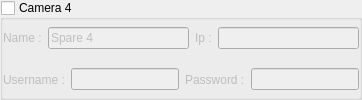
                       <widget class="QGroupBox" name="group_camera_4">
                        <property name="enabled">
                         <bool>true</bool>
                        </property>
                        <property name="title">
                         <string>Camera 4</string>
                        </property>
                        <property name="checkable">
                         <bool>true</bool>
                        </property>
                        <property name="checked">
                         <bool>false</bool>
                        </property>
                        <layout class="QVBoxLayout" name="verticalLayout_24">
                         <property name="leftMargin">
                          <number>0</number>
                         </property>
                         <property name="topMargin">
                          <number>0</number>
                         </property>
                         <property name="rightMargin">
                          <number>0</number>
                         </property>
                         <property name="bottomMargin">
                          <number>0</number>
                         </property>
                         <item>
                          <widget class="QFrame" name="frame_38">
                           <property name="frameShape">
                            <enum>QFrame::Shape::NoFrame</enum>
                           </property>
                           <layout class="QHBoxLayout" name="horizontalLayout_37">
                            <property name="leftMargin">
                             <number>0</number>
                            </property>
                            <property name="topMargin">
                             <number>0</number>
                            </property>
                            <property name="rightMargin">
                             <number>0</number>
                            </property>
                            <property name="bottomMargin">
                             <number>0</number>
                            </property>
                            <item>
                             <widget class="QLabel" name="label_64">
                              <property name="text">
                               <string>Name :</string>
                              </property>
                             </widget>
                            </item>
                            <item>
                             <widget class="QLineEdit" name="line_name_camera_4">
                              <property name="maximumSize">
                               <size>
                                <width>174</width>
                                <height>16777215</height>
                               </size>
                              </property>
                              <property name="text">
                               <string>Spare 4</string>
                              </property>
                             </widget>
                            </item>
                            <item>
                             <widget class="QLabel" name="label_36">
                              <property name="text">
                               <string>Ip :</string>
                              </property>
                             </widget>
                            </item>
                            <item>
                             <widget class="QLineEdit" name="line_ip_camera_4"/>
                            </item>
                           </layout>
                          </widget>
                         </item>
                         <item>
                          <widget class="QFrame" name="frame_39">
                           <property name="frameShape">
                            <enum>QFrame::Shape::NoFrame</enum>
                           </property>
                           <layout class="QHBoxLayout" name="horizontalLayout_38">
                            <property name="leftMargin">
                             <number>0</number>
                            </property>
                            <property name="topMargin">
                             <number>0</number>
                            </property>
                            <property name="rightMargin">
                             <number>0</number>
                            </property>
                            <property name="bottomMargin">
                             <number>0</number>
                            </property>
                            <item>
                             <widget class="QLabel" name="label_37">
                              <property name="text">
                               <string>Username :</string>
                              </property>
                             </widget>
                            </item>
                            <item>
                             <widget class="QLineEdit" name="line_username_camera_4"/>
                            </item>
                            <item>
                             <widget class="QFrame" name="frame_40">
                              <property name="frameShape">
                               <enum>QFrame::Shape::NoFrame</enum>
                              </property>
                              <layout class="QHBoxLayout" name="horizontalLayout_39">
                               <property name="leftMargin">
                                <number>0</number>
                               </property>
                               <property name="topMargin">
                                <number>0</number>
                               </property>
                               <property name="rightMargin">
                                <number>0</number>
                               </property>
                               <property name="bottomMargin">
                                <number>0</number>
                               </property>
                               <item>
                                <widget class="QLabel" name="label_38">
                                 <property name="text">
                                  <string>Password :</string>
                                 </property>
                                </widget>
                               </item>
                               <item>
                                <widget class="QLineEdit" name="line_password_camera_4"/>
                               </item>
                              </layout>
                             </widget>
                            </item>
                           </layout>
                          </widget>
                         </item>
                        </layout>
                       </widget>
